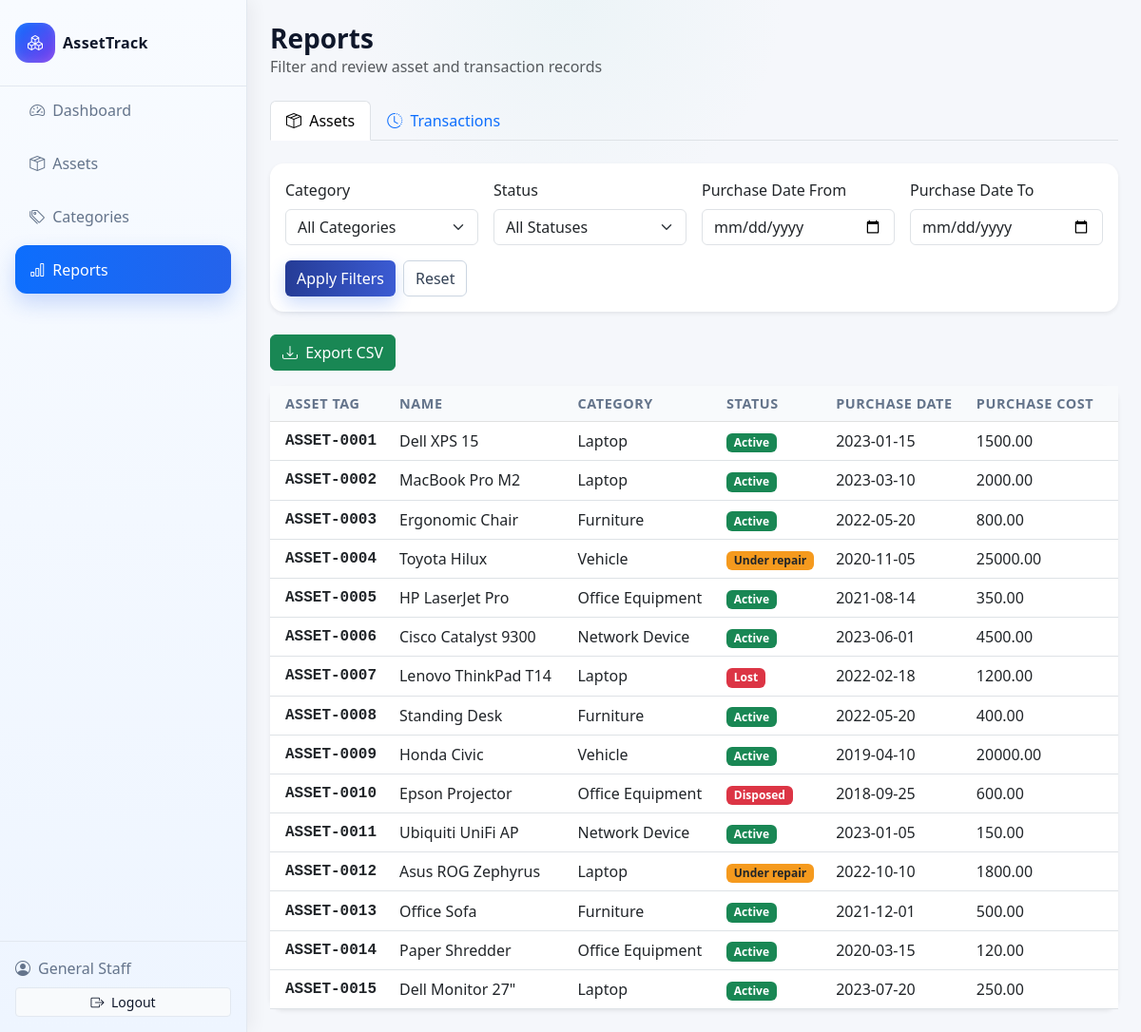
Page /reports/index.php (signed in) on the committed database.
### tables this page shows
CREATE TABLE assets (
    id INT UNSIGNED AUTO_INCREMENT PRIMARY KEY,
    asset_tag VARCHAR(50) NOT NULL UNIQUE,
    name VARCHAR(150) NOT NULL,
    description TEXT NULL,
    category_id INT UNSIGNED NOT NULL,
    serial_number VARCHAR(100) UNIQUE NULL,
    location VARCHAR(150) NULL,
    status ENUM('active', 'under_repair', 'disposed', 'lost') DEFAULT 'active',
    purchase_date DATE NULL,
    purchase_cost DECIMAL(10,2) NULL,
    assigned_to VARCHAR(150) NULL,
    notes TEXT NULL,
    created_by INT UNSIGNED NULL,
    created_at TIMESTAMP DEFAULT CURRENT_TIMESTAMP,
    updated_at TIMESTAMP DEFAULT CURRENT_TIMESTAMP ON UPDATE CURRENT_TIMESTAMP,
    CONSTRAINT fk_assets_category FOREIGN KEY (category_id) REFERENCES categories(id) ON DELETE RESTRICT,
    CONSTRAINT fk_assets_user FOREIGN KEY (created_by) REFERENCES users(id) ON DELETE SET NULL
);

CREATE TABLE categories (
    id INT UNSIGNED AUTO_INCREMENT PRIMARY KEY,
    name VARCHAR(100) NOT NULL UNIQUE,
    description TEXT NULL,
    created_at TIMESTAMP DEFAULT CURRENT_TIMESTAMP
);

### config/db.php (called while the page is built, shortened)
<?php
function getDB() {
    static $pdo = null;
    if ($pdo === null) {
        try {
            $dsn = "mysql:host=" . DB_HOST . ";dbname=" . DB_NAME . ";charset=utf8mb4";
            $options = [
                PDO::ATTR_ERRMODE            => PDO::ERRMODE_EXCEPTION,
                PDO::ATTR_DEFAULT_FETCH_MODE => PDO::FETCH_ASSOC,
                PDO::ATTR_EMULATE_PREPARES   => false,
            ];
            $pdo = new PDO($dsn, DB_USER, DB_PASS, $options);
        } catch (PDOException $e) {
            die("Database Connection Failed: " . $e->getMessage());
        }
    }
    return $pdo;
}

### models/Asset.php (called while the page is built, shortened)
<?php
require_once __DIR__ . '/../config/db.php';
class Asset {
    public static function getAll($filters = []) {
        try {
            $sql = "SELECT a.*, c.name as category_name, u.full_name as creator_name
                    FROM assets a
                    LEFT JOIN categories c ON a.category_id = c.id
                    LEFT JOIN users u ON a.created_by = u.id
                    WHERE 1=1";
            $params = [];
            $sql .= " ORDER BY a.created_at DESC";
            $stmt = getDB()->prepare($sql);
            $stmt->execute($params);
            return $stmt->fetchAll();
        } catch (PDOException $e) {
            return [];
        }
    }
}

### reports/index.php (the view, shortened to what this page needs)
<?php
require_once __DIR__ . '/../config/db.php';
require_once __DIR__ . '/../models/Asset.php';
$activeTab = $_GET['tab'] ?? 'assets';
$assetFilters = [
    'category_id'        => (int)($_GET['category_id'] ?? 0),
    'status'             => $_GET['status'] ?? '',
    'purchase_date_from' => $_GET['purchase_date_from'] ?? '',
    'purchase_date_to'   => $_GET['purchase_date_to']   ?? '',
];
$allAssets  = Asset::getAll([
    'category_id' => $assetFilters['category_id'] ?: null,
    'status'      => $assetFilters['status']       ?: null,
]);
$assets = [];
foreach ($allAssets as $asset) {
    $pd           = $asset['purchase_date'] ?? '';
    $matchesFrom  = $assetFilters['purchase_date_from'] === '' || $pd === '' || $pd >= $assetFilters['purchase_date_from'];
    $matchesTo    = $assetFilters['purchase_date_to']   === '' || $pd === '' || $pd <= $assetFilters['purchase_date_to'];
    if ($matchesFrom && $matchesTo) $assets[] = $asset;
}
require_once __DIR__ . '/../includes/header.php';
?>
<div class="d-flex justify-content-between align-items-center mb-4">
    <div>
        <h1 class="h3 fw-bold mb-0">Reports</h1>
        <p class="text-muted mb-0">Filter and review asset and transaction records</p>
    </div>
</div>
<ul class="nav nav-tabs mb-4">
    <li class="nav-item">
        <a class="nav-link <?= $activeTab === 'assets' ? 'active' : '' ?>"
           href="?tab=assets">
            <i class="bi bi-box-seam me-1"></i> Assets
        </a>
    </li>
    <li class="nav-item">
        <a class="nav-link <?= $activeTab === 'transactions' ? 'active' : '' ?>"
           href="?tab=transactions">
            <i class="bi bi-clock-history me-1"></i> Transactions
        </a>
    </li>
</ul>
<?php if ($activeTab === 'assets'): ?>
<form method="GET" action="" class="card border-0 shadow-sm mb-4">
    <div class="card-body">
        <div class="row g-3">
            <div class="col-md-3">
                <label class="form-label">Category</label>
                <select name="category_id" class="form-select">
                    <option value="">All Categories</option>
                </select>
            </div>
            <div class="col-md-3">
                <label class="form-label">Status</label>
                <select name="status" class="form-select">
                    <option value="">All Statuses</option>
                </select>
            </div>
            <div class="col-md-3">
                <label class="form-label">Purchase Date From</label>
                <input type="date" name="purchase_date_from" class="form-control"
                       value="<?= htmlspecialchars($assetFilters['purchase_date_from']) ?>">
            </div>
            <div class="col-md-3">
                <label class="form-label">Purchase Date To</label>
                <input type="date" name="purchase_date_to" class="form-control"
                       value="<?= htmlspecialchars($assetFilters['purchase_date_to']) ?>">
            </div>
        </div>
        <div class="d-flex gap-2 mt-3">
            <button type="submit" class="btn btn-primary">Apply Filters</button>
            <a href="?tab=assets" class="btn btn-outline-secondary">Reset</a>
        </div>
    </div>
</form>
<form method="POST" action="<?= BASE_URL ?>/reports/export_csv.php" class="mb-3">
    <button type="submit" class="btn btn-success">
        <i class="bi bi-download me-1"></i> Export CSV
    </button>
</form>
<div class="card border-0 shadow-sm">
    <div class="card-body p-0">
        <div class="table-responsive">
            <table class="table table-hover align-middle mb-0">
                <thead class="table-light">
                    <tr>
                        <th class="ps-3">Asset Tag</th>
                        <th>Name</th>
                        <th>Category</th>
                        <th>Status</th>
                        <th>Purchase Date</th>
                        <th class="pe-3">Purchase Cost</th>
                    </tr>
                </thead>
                <tbody>
                    <?php if (empty($assets)): ?>
                        <tr>
                            <td colspan="6" class="text-center text-muted py-4">No assets found.</td>
                        </tr>
                    <?php else: ?>
                        <?php foreach ($assets as $asset): ?>
                            <?php
                            $badgeClass = match($asset['status'] ?? '') {
                                'active'       => 'bg-success',
                                'under_repair' => 'bg-warning text-dark',
                                'disposed'     => 'bg-danger',
                                'lost'         => 'bg-danger',
                                default        => 'bg-secondary',
                            };
                            ?>
                            <tr>
                                <td class="ps-3 font-monospace fw-semibold">
                                    <?= htmlspecialchars($asset['asset_tag'] ?? '') ?>
                                </td>
                                <td><?= htmlspecialchars($asset['name'] ?? '') ?></td>
                                <td><?= htmlspecialchars($asset['category_name'] ?? '') ?></td>
                                <td>
                                    <span class="badge <?= $badgeClass ?>">
                                        <?= ucfirst(str_replace('_', ' ', $asset['status'] ?? '')) ?>
                                    </span>
                                </td>
                                <td><?= htmlspecialchars($asset['purchase_date'] ?? '—') ?></td>
                                <td class="pe-3"><?= htmlspecialchars($asset['purchase_cost'] ?? '—') ?></td>
                            </tr>
                        <?php endforeach; ?>
                    <?php endif; ?>
                </tbody>
            </table>
        </div>
    </div>
</div>
<?php endif; ?>
<?php require_once __DIR__ . '/../includes/footer.php'; ?>

### css/custom.css (style rules this page uses)
:root { --bap-sunset-orange: #f36b2e; --bap-mango: #f59a1e; --bap-ocean-water: #c4e7e5; --bap-brilliant-blue: #253c96; --bap-oiler-navy: #19244e; --bg-soft: #f5f7fb; --surface: #ffffff; --surface-muted: #f8fafc; --text-main: #0f172a; --text-muted: #64748b; --border-soft: #e2e8f0; --shadow-soft: 0 12px 30px rgba(15, 23, 42, 0.06); --shadow-hover: 0 18px 38px rgba(15, 23, 42, 0.1); --sidebar-active: linear-gradient(90deg, #0d6efd, #2563eb); }
html, body { height: 100%; overflow: hidden; }
body { background: radial-gradient(circle at top, rgba(196, 231, 229, 0.18), transparent 18%), var(--bg-soft); color: var(--text-main); overflow-x: hidden; }
.btn-primary { background: linear-gradient(90deg, var(--bap-brilliant-blue), #3b5bd3); border: 0; box-shadow: 0 8px 18px rgba(37, 99, 235, 0.22); }
.btn-outline-secondary { color: #334155; border-color: #cbd5e1; }
.card { border: 1px solid var(--border-soft); border-radius: 0.9rem; background: var(--surface); box-shadow: var(--shadow-soft); transition: box-shadow 0.2s ease; }
.table thead th { background: #f8fafc; color: var(--text-muted); font-size: 0.9rem; text-transform: uppercase; letter-spacing: 0.04em; }
.badge.bg-warning { background-color: var(--bap-mango) !important; }

### includes/header.php (style rules this page uses)
html, body { height: 100%; overflow: hidden; margin: 0; padding: 0; }

### rows in the picture
assets: asset_tag "ASSET-0001", name "Dell XPS 15", category.name "Laptop", status "Active", purchase_date "2023-01-15", purchase_cost "1500.00"
assets: asset_tag "ASSET-0002", name "MacBook Pro M2", category.name "Laptop", status "Active", purchase_date "2023-03-10", purchase_cost "2000.00"
assets: asset_tag "ASSET-0003", name "Ergonomic Chair", category.name "Furniture", status "Active", purchase_date "2022-05-20", purchase_cost "800.00"
assets: asset_tag "ASSET-0004", name "Toyota Hilux", category.name "Vehicle", status "Under repair", purchase_date "2020-11-05", purchase_cost "25000.00"
assets: asset_tag "ASSET-0005", name "HP LaserJet Pro", category.name "Office Equipment", status "Active", purchase_date "2021-08-14", purchase_cost "350.00"
assets: asset_tag "ASSET-0006", name "Cisco Catalyst 9300", category.name "Network Device", status "Active", purchase_date "2023-06-01", purchase_cost "4500.00"
assets: asset_tag "ASSET-0007", name "Lenovo ThinkPad T14", category.name "Laptop", status "Lost", purchase_date "2022-02-18", purchase_cost "1200.00"
assets: asset_tag "ASSET-0008", name "Standing Desk", category.name "Furniture", status "Active", purchase_date "2022-05-20", purchase_cost "400.00"
assets: asset_tag "ASSET-0009", name "Honda Civic", category.name "Vehicle", status "Active", purchase_date "2019-04-10", purchase_cost "20000.00"
assets: asset_tag "ASSET-0010", name "Epson Projector", category.name "Office Equipment", status "Disposed", purchase_date "2018-09-25", purchase_cost "600.00"
assets: asset_tag "ASSET-0011", name "Ubiquiti UniFi AP", category.name "Network Device", status "Active", purchase_date "2023-01-05", purchase_cost "150.00"
assets: asset_tag "ASSET-0012", name "Asus ROG Zephyrus", category.name "Laptop", status "Under repair", purchase_date "2022-10-10", purchase_cost "1800.00"
assets: asset_tag "ASSET-0013", name "Office Sofa", category.name "Furniture", status "Active", purchase_date "2021-12-01", purchase_cost "500.00"
assets: asset_tag "ASSET-0014", name "Paper Shredder", category.name "Office Equipment", status "Active", purchase_date "2020-03-15", purchase_cost "120.00"
assets: asset_tag "ASSET-0015", name "Dell Monitor 27\"", category.name "Laptop", status "Active", purchase_date "2023-07-20", purchase_cost "250.00"

### other values in the picture
currentUser()['name'] "General Staff"
